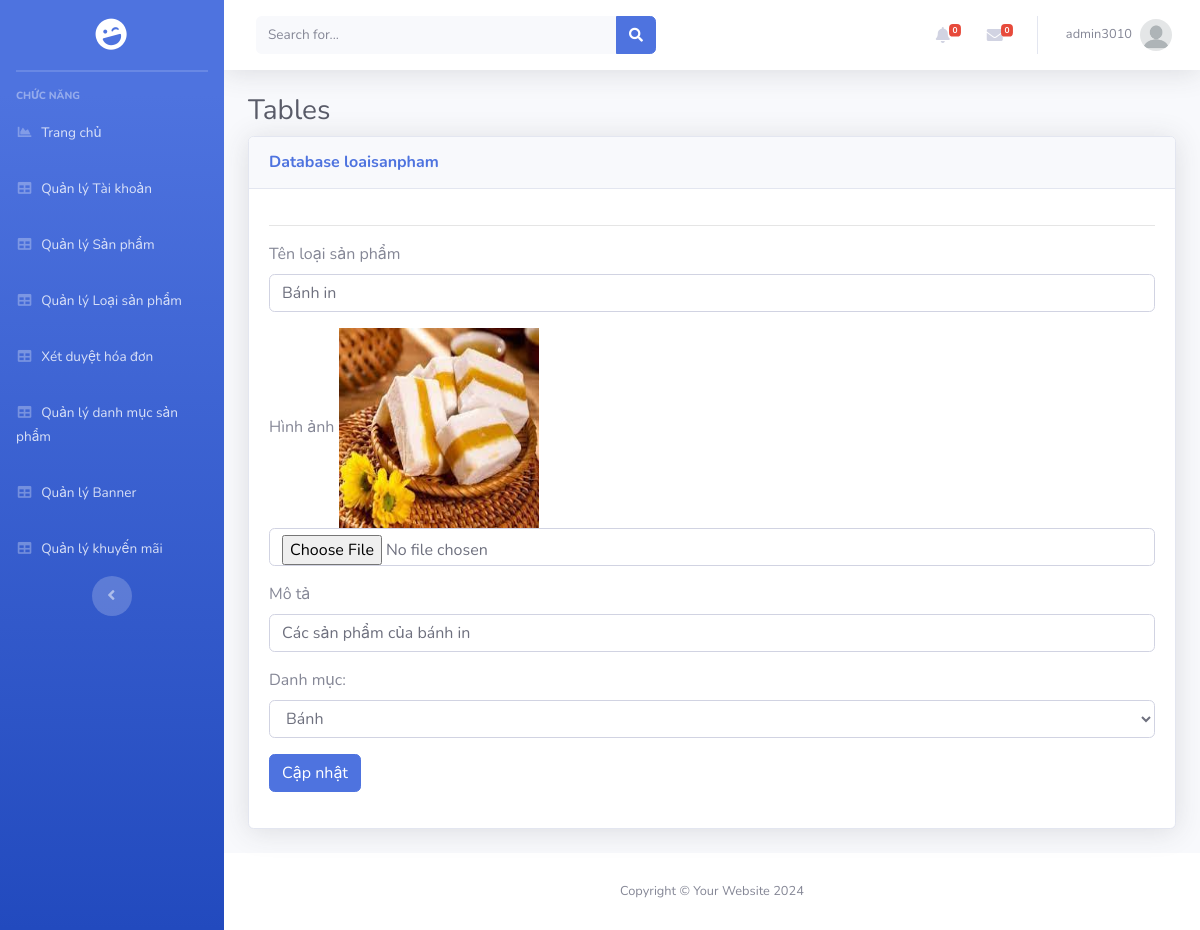
Page /Admin/index.php?mod=loaisanpham&act=edit&id=6 (signed in) on the committed database.
### tables this page shows
CREATE TABLE `loaisanpham` (
  `MaLSP` int(11) NOT NULL,
  `TenLSP` varchar(70) NOT NULL,
  `HinhAnh` varchar(200) NOT NULL,
  `Mota` varchar(200) NOT NULL,
  `MaDM` int(11) NOT NULL
);

CREATE TABLE `danhmuc` (
  `MaDM` int(11) NOT NULL,
  `TenDM` varchar(255) DEFAULT NULL
);

### Admin/MVC/controllers/LoaisanphamController.php (called while the page is built, shortened)
<?php
require_once("MVC/Models/loaisanpham.php");
class LoaisanphamController
{
	var $loaisanpham_model;
	function __construct()
	{
		$this->loaisanpham_model = new loaisanpham();
	}
	public function edit()
	{
		$id = isset($_GET['id']) ? $_GET['id'] : 5;
		$data_detail = $this->loaisanpham_model->find($id);
		$data = $this->loaisanpham_model->danhmuc();
		require_once("MVC/Views/Admin/index.php");
	}
}

### Admin/MVC/Models/connection.php (called while the page is built, shortened)
<?php
    class Connection{
        function __construct()
        {
            $severname ="localhost";
            $username ="root";
            $password ="";
            $db_name ="memocake";
            $this->conn = new mysqli($severname,$username,$password,$db_name);
        }
    }
?>

### Admin/MVC/Models/model.php (called while the page is built, shortened)
<?php
require_once("connection.php");
class Model
{
    var $conn;
    var $table;
    var $contens;
    function __construct()
    {
        $conn_obj = new Connection();
        $this->conn = $conn_obj->conn;
    }
    function find($id)
    {
        $query = "select * from $this->table where $this->contens =$id";
        return $this->conn->query($query)->fetch_assoc();
    }
}

### Admin/MVC/Models/loaisanpham.php (called while the page is built, shortened)
<?php
require_once("model.php");
class loaisanpham extends Model
{
    function danhmuc(){
        $query = "select * from danhmuc ";
        require("result.php");
        return $data;
    }
}

### Admin/MVC/Models/result.php (called while the page is built)
<?php
$result = $this->conn->query($query);
$data = array();
while ($row = $result->fetch_assoc()) {
    $data[] = $row;
}
?>

### Admin/MVC/Views/loaisanpham/edit.php (the view, shortened to what this page needs)
<hr>
<table class="table table-bordered" id="dataTable" width="100%" cellspacing="0">
    <form action="?mod=loaisanpham&act=update" method="POST" role="form" enctype="multipart/form-data">
        <div class="form-group">
            <label for="">Tên loại sản phẩm</label>
            <input type="text" class="form-control" id="" placeholder="" name="TenLSP" value="<?=$data_detail['TenLSP'] ?>">
        </div>
        <div class="form-group">
            <label for="">Hình ảnh</label>
            <img src="../public/img/company/<?=$data_detail['HinhAnh']?>" height="200px" width="200px">
            <input type="file" class="form-control" id="" placeholder="" name="HinhAnh" >
        </div>
        <div class="form-group">
            <label for="">Mô tả</label>
            <input type="text" class="form-control" id="" placeholder="" name="MoTa"  value="<?=$data_detail['Mota'] ?>">
        </div>
        <div class="form-group">
            <label for="cars">Danh mục: </label>
            <select id="" name="MaDM" class="form-control">
                <?php foreach ($data as $row) { ?>
                    <option <?= ($data_detail['MaDM'] == $row['MaDM'] ) ? 'selected' : '' ?> value="<?= $row['MaDM'] ?>"> <?=$row['TenDM']?></option>
                <?php } ?>
            </select>
        </div>
        <button type="submit" class="btn btn-primary">Cập nhật</button>
    </form>
</table>

### rows in the picture
loaisanpham: TenLSP "Bánh in", HinhAnh (picture), MoTa "Các sản phẩm của bánh in", MaDM "Bánh"

### other values in the picture
$_SESSION['login']['TaiKhoan'] "admin3010"
$mod "loaisanpham"
